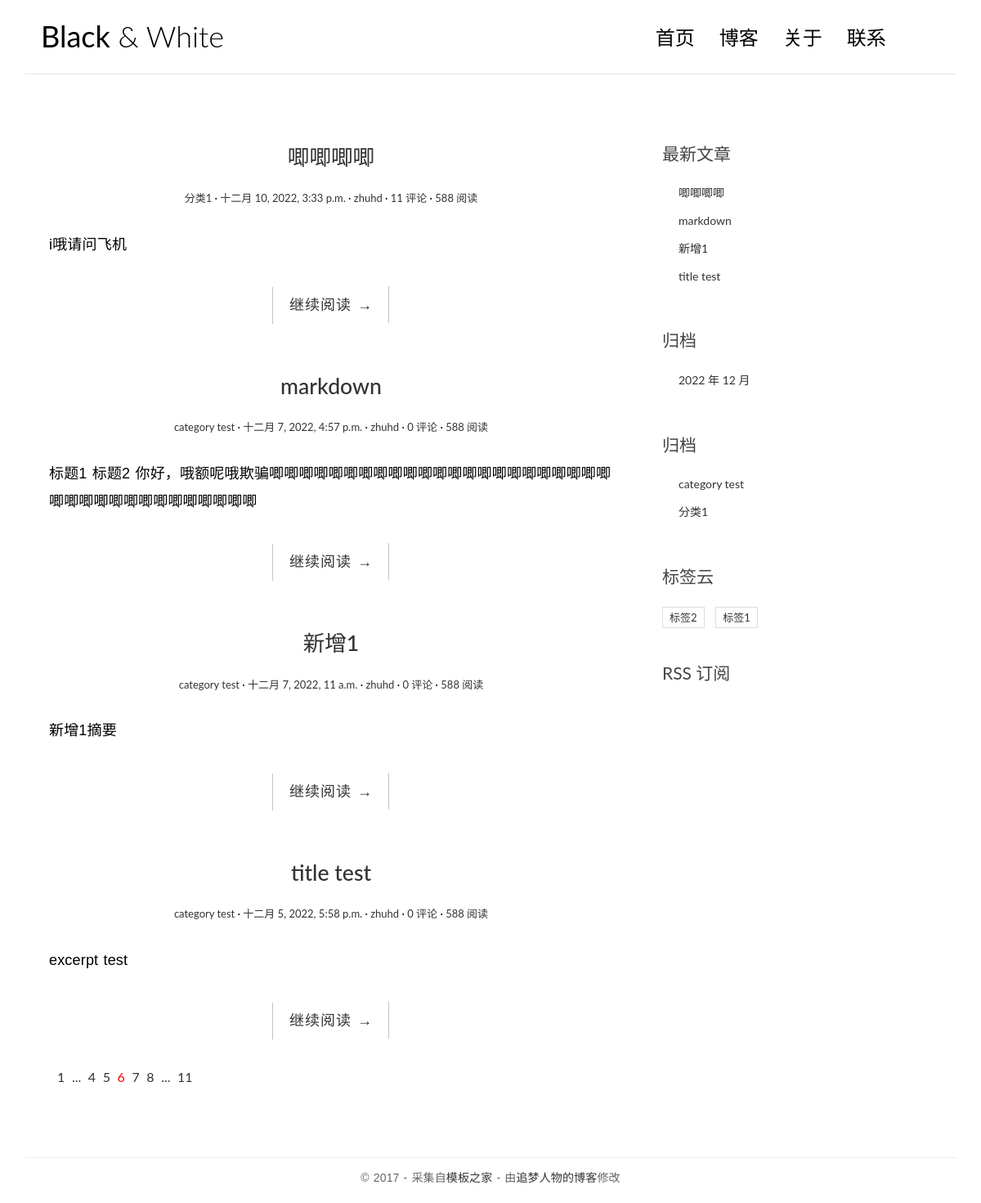
The page / on the database its author committed.
### blog/models.py (models this page shows, shortened)
class Post(models.Model):
    title = models.CharField('标题', max_length=70)
    body = models.TextField('正文')
    excerpt = models.CharField('摘要', max_length=200, blank=True)
    category = models.ForeignKey(Category, verbose_name = '分类', on_delete=models.CASCADE)
    tags = models.ManyToManyField(Tag, verbose_name = '标签', blank=True)
    author = models.ForeignKey(User,  verbose_name = '作者', on_delete=models.CASCADE)
    created = models.DateTimeField('创建时间', default=timezone.now)
    updated = models.DateTimeField('修改时间')
    class Meta:
        verbose_name = '文章'
        verbose_name_plural = verbose_name
        ordering = ['-created']
    def get_absolute_url(self):
        return reverse('blog:detail', kwargs={'pk': self.pk})

class Category(models.Model):
    name = models.CharField(max_length=100)
    class Meta:
        verbose_name = '分类'
        verbose_name_plural = verbose_name

class Tag(models.Model):
    name = models.CharField(max_length=100)
    class Meta:
        verbose_name = '标签'
        verbose_name_plural = verbose_name

### blog/views.py (the view)
# urls.py: path('', views.index, name='index'),
def index(request):
    post_list = Post.objects.all().order_by('-created')
    return render(request, 'blog/index.html', context={'post_list': post_list})

### blog/templatetags/blog_extras.py (called while the page is built)
@register.inclusion_tag('blog/inclusions/_recent_posts.html', takes_context=True)
def show_recent_posts(context, num=5):
    return {
        'recent_post_list': Post.objects.all()[:num],
    }

@register.inclusion_tag('blog/inclusions/_archives.html', takes_context=True)
def show_archives(context):
    return {
        'date_list': Post.objects.dates('created', 'month'),
    }

@register.inclusion_tag('blog/inclusions/_tags.html', takes_context=True)
def show_tags(context):
    return {
        'tag_list': Tag.objects.all(),
    }

@register.inclusion_tag('blog/inclusions/_categories.html', takes_context=True)
def show_categories(context):
    return {
        'category_list': Category.objects.all(),
    }

### templates/blog/index.html (shortened to what this page needs)
{% extends 'base.html' %}
{% block main %}
    {% for post in post_list %}
    <article class="post post-{{ post.pk }}">
        <header class="entry-header">
            <h1 class="entry-title">
                <a href="{{ post.get_absolute_url }}">{{ post.title }}</a>
            </h1>
            <div class="entry-meta">
                <span class="post-category"><a href="#">{{ post.category.name }}</a></span>
                <span class="post-date"><a href="#"><time class="entry-date"
                                                          datetime="{{ post.created }}">{{ post.created }}</time></a></span>
                <span class="post-author"><a href="#">{{ post.author }}</a></span>
                <span class="comments-link"><a href="{{ post.get_absolute_url }}#comment-area">{{ post.comment_set.count }} 评论</a></span>
                <span class="views-count"><a href="#">588 阅读</a></span>
            </div>
        </header>
        <div class="entry-content clearfix">
            <p>{{ post.excerpt }}</p>
            <div class="read-more cl-effect-14">
                <a href="{{ post.get_absolute_url }}" class="more-link">继续阅读 <span class="meta-nav">→</span></a>
            </div>
        </div>
    </article>
    {% empty %}
    <div class="no-post">暂时还没有发布的文章！</div>
    {% endfor %}
    <div class="pagination">
        <ul>
            <li><a href="">1</a></li>
            <li><a href="">...</a></li>
            <li><a href="">4</a></li>
            <li><a href="">5</a></li>
            <li class="current"><a href="">6</a></li>
            <li><a href="">7</a></li>
            <li><a href="">8</a></li>
            <li><a href="">...</a></li>
            <li><a href="">11</a></li>
        </ul>
    </div>
{% endblock main %}

### templates/blog/inclusions/_recent_posts.html
<div class="widget widget-recent-posts">
  <h3 class="widget-title">最新文章</h3>
  <ul>
    {% for post in recent_post_list %}
    <li>
      <a href="{{ post.get_absolute_url }}">{{ post.title }}</a>
    </li>
    {% empty %}
    暂无文章
    {% endfor %}
  </ul>
</div>

### templates/blog/inclusions/_categories.html
<div class="widget widget-recent-posts">
  <h3 class="widget-title">归档</h3>
  <ul>
    {% for category in category_list %}
    <li>
      <a href="{% url 'blog:category' category.pk %}">{{ category.name }}</a>
    </li>
    {% empty %}
    暂无分类
    {% endfor %}
  </ul>
</div>

### templates/blog/inclusions/_tags.html
<div class="widget widget-tag-cloud">
  <h3 class="widget-title">标签云</h3>
  <ul>
    {% for tag in tag_list %}
      <li>
        <a href="{% url 'blog:tag' tag.pk %}" }>{{ tag.name }}</a>
      </li>
    {% empty %}
      暂无标签！
    {% endfor %}
  </ul>
</div>

### blog/static/blog/css/custom.css (style rules this page uses)
* { outline: none; }
h1, h2, h3, h4, h5, h6 { margin-top: 0; }
a { color: #333; }
body { color: #444; font-family: 'Lato', sans-serif; }
p { font-family: 'Ubuntu', sans-serif; font-weight: 400; word-spacing: 1px; letter-spacing: 0.01em; }
.post { background: #fff; padding: 30px 30px 0; }
.entry-title { text-align: center; font-size: 1.9em; margin-bottom: 20px; line-height: 1.6; padding: 10px 20px 0; }
.entry-meta { text-align: center; color: #DDDDDD; font-size: 13px; margin-bottom: 30px; }
.entry-content { font-size: 18px; line-height: 1.9; font-weight: 300; color: #000; }
.post-category::after, .post-date::after, .post-author::after, .comments-link::after { content: ' ·'; color: #000; }
.read-more { font-family: 'Ubuntu', sans-serif; font-weight: 400; word-spacing: 1px; letter-spacing: 0.01em; text-align: center; margin-top: 20px; }
.cl-effect-14 a { padding: 0 20px; height: 45px; line-height: 45px; position: relative; display: inline-block; margin: 15px 25px; letter-spacing: 1px; font-weight: 400; text-shadow: 0 0 1px rgba(255, 255, 255, 0.3); }
.cl-effect-14 a::before, .cl-effect-14 a::after { position: absolute; width: 45px; height: 1px; background: #C3C3C3; content: ''; -webkit-transition: all 0.3s; -moz-transition: all 0.3s; transition: all 0.3s; pointer-events: none; }
.cl-effect-14 a::before { top: 0; left: 0; -webkit-transform: rotate(90deg); -moz-transform: rotate(90deg); transform: rotate(90deg); -webkit-transform-origin: 0 0; -moz-transform-origin: 0 0; transform-origin: 0 0; }
.cl-effect-14 a::after { right: 0; bottom: 0; -webkit-transform: rotate(90deg); -moz-transform: rotate(90deg); transform: rotate(90deg); -webkit-transform-origin: 100% 0; -moz-transform-origin: 100% 0; transform-origin: 100% 0; }
.widget { background: #fff; padding: 30px 0 0; }
.widget-title { font-size: 1.5em; margin-bottom: 20px; line-height: 1.6; padding: 10px 0 0; font-weight: 400; }
.widget-recent-posts ul { padding: 0; margin: 0; padding-left: 20px; }
.widget-recent-posts ul li { list-style-type: none; position: relative; line-height: 170%; margin-bottom: 10px; }
.widget-recent-posts ul li::before { content: '\f3d3'; font-family: "Ionicons"; position: absolute; left: -17px; top: 3px; font-size: 16px; color: #000; }
.widget-tag-cloud ul { padding: 0; margin: 0; margin-right: -10px; }
.widget-tag-cloud ul li { list-style-type: none; font-size: 13px; display: inline-block; margin-right: 10px; margin-bottom: 10px; padding: 3px 8px; border: 1px solid #ddd; }
.pagination ul { list-style: none; }
.pagination ul li { display: inline-block; font-size: 16px; margin-right: 5px; }
.current a { color: red; }

### rows shown on the page
Post: title "唧唧唧唧", category.name "分类1", created "十二月 10, 2022, 3:33 p.m.", author "zhuhd", comment_set.count "11", excerpt "i哦请问飞机"
Post: title "markdown", category.name "category test", created "十二月 7, 2022, 4:57 p.m.", author "zhuhd", comment_set.count "0", excerpt "标题1 标题2 你好，哦额呢哦欺骗唧唧唧唧唧唧唧唧唧唧唧唧唧唧唧唧唧唧唧唧唧唧唧唧唧唧唧唧唧唧唧唧唧唧唧唧唧"
Post: title "新增1", category.name "category test", created "十二月 7, 2022, 11 a.m.", author "zhuhd", comment_set.count "0", excerpt "新增1摘要"
Post: title "title test", category.name "category test", created "十二月 5, 2022, 5:58 p.m.", author "zhuhd", comment_set.count "0", excerpt "excerpt test"
Category: name "category test"
Category: name "分类1"
Tag: name "标签2"
Tag: name "标签1"

### other values the page prints
{{ date.year }} "2022"
{{ date.month }} "12"
